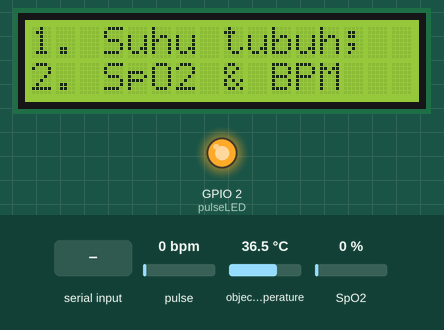
This sketch was run on a simulated ESP32. Shown: 16×2 character LCD, output pins drawn as LEDs (lit = HIGH). The test bench sets the inputs (shaded band); at power-on: pulse 0 bpm, SpO2 0 %, object temperature 36.5 °C. What the sketch prints to the serial monitor is not drawn.

Above: at 4.3 s.
4.4 s: "1" received over Serial
At 5.3 s:
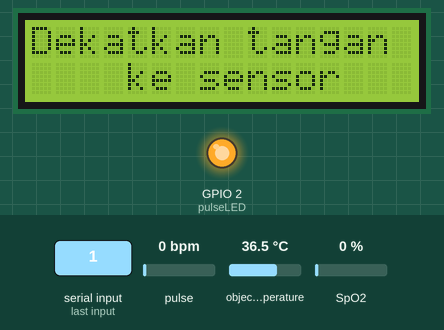
At 9.8 s:
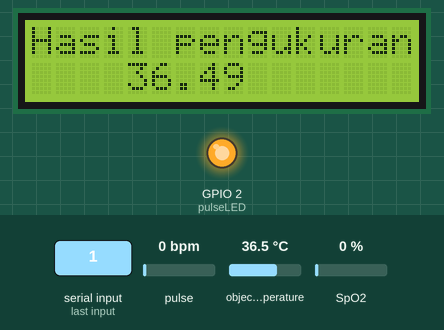
10.4 s: pulse set to 98 bpm
12.7 s: pulse set to 101 bpm
14.2 s: SpO2 set to 100 %
Timing chart, 0 to 17.2 s (numbered marks = the images above; inputs shaded):
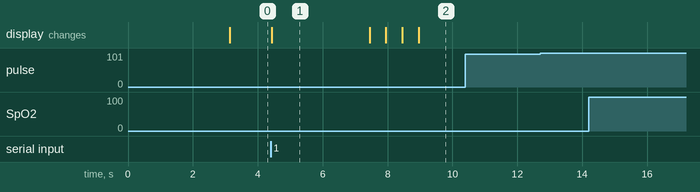

The sketch:

cobaAll.ino
```cpp
#define MAX_BRIGHTNESS 255
#define REPORTING_PERIOD_MS 1000

#include <Adafruit_MLX90614.h>
#include <LiquidCrystal_I2C.h>
#include <Wire.h>
#include <WiFi.h>
#include "MAX30105.h"
#include "spo2_algorithm.h"
#include "heartRate.h"

MAX30105 particleSensor;
LiquidCrystal_I2C lcd(0x27,16,2);

Adafruit_MLX90614 mlx = Adafruit_MLX90614();

//SENSOR MLX90614
float ambient_temp = 0.0;
float object_temp  = 0.0;

//SENSOR MAX30102
uint32_t irBuffer[100];
uint32_t redBuffer[100];
uint32_t tsLastReport = 0;

int32_t bufferLength;
int32_t spo2;
int32_t heartRate;

int8_t validSPO2;
int8_t validHeartRate;
int beatAvg;
int sp02Avg;

byte pulseLED = 2; //onboard led on esp32 nodemcu
byte readLED = 19;

long lastBeat = 0;

float beatsPerMinute;
float ledBlinkFreq;

void setup() {
  //SET UP MLX90614
  Serial.begin(9600);
  Serial.println("Adafruit MLX90614 test");
  lcd.begin();
  mlx.begin();
//  timer.setInterval(300L,sensor1);

  //SET UP MAX30102
  ledcSetup(0, 0, 8); // PWM Channel = 0, Initial PWM Frequency = 0Hz, Resolution = 8 bits
  ledcAttachPin(pulseLED, 0); //attach pulseLED pin to PWM Channel 0
  ledcWrite(0, 255);

  Serial.print("Initializing Pulse Oximeter..");

  if (!particleSensor.begin(Wire, I2C_SPEED_FAST)) //Use default I2C port, 400kHz speed
  {
    Serial.println(F("MAX30105 was not found. Please check wiring/power."));
    while (1);
  }
  byte ledBrightness = 50; //Options: 0=Off to 255=50mA
  byte sampleAverage = 1; //Options: 1, 2, 4, 8, 16, 32
  byte ledMode = 2; //Options: 1 = Red only, 2 = Red + IR, 3 = Red + IR + Green
  byte sampleRate = 100; //Options: 50, 100, 200, 400, 800, 1000, 1600, 3200
  int pulseWidth = 69; //Options: 69, 118, 215, 411
  int adcRange = 4096; //Options: 2048, 4096, 8192, 16384

  particleSensor.setup(ledBrightness, sampleAverage, ledMode, sampleRate, pulseWidth, adcRange);

  Wire.setClock(100000);

  Serial.println("\nSilahkan pilih pengukuran:");
  Serial.println("1. Suhu tubuh;");
  Serial.println("2. SpO2 & BPM");

  lcd.setCursor(0,0);
  lcd.print("Silahkan pilih");
  lcd.setCursor(0,1);
  lcd.print("pengukuran:");
  delay(3000);
  lcd.clear();
  lcd.setCursor(0,0);
  lcd.print("1. Suhu tubuh;");
  lcd.setCursor(0,1);
  lcd.print("2. SpO2 & BPM");
}

void sensor1(){
  mlx.begin();
  object_temp = mlx.readObjectTempC();

//    if(millis() / 1000 == 5){
//      lcd.setCursor(3,1);
//      lcd.print("       ...     ");
//    }
//    delay(500);
//
//
  lcd.setCursor(4,1);
  lcd.print(object_temp);

//  ambient_temp = mlx.readAmbientTempC();
//  Serial.print("Ambient Temp = ");
//  Serial.println(ambient_temp);
//  object_temp = mlx.readObjectTempC();
  Serial.print("Object Temp = ");
  Serial.println(object_temp);
}

void sensor2(){

  bufferLength = 100; //buffer length of 100 stores 4 seconds of samples running at 25sps

  //read the first 100 samples, and determine the signal range
  for (byte i = 0 ; i < bufferLength ; i++)
  {
    while (particleSensor.available() == false) //do we have new data?
      particleSensor.check(); //Check the sensor for new data

    redBuffer[i] = particleSensor.getRed();
    irBuffer[i] = particleSensor.getIR();
    particleSensor.nextSample(); //We're finished with this sample so move to next sample

    Serial.print(F("red="));
    Serial.print(redBuffer[i], DEC);
    Serial.print(F(", ir="));
    Serial.println(irBuffer[i], DEC);
  }

  //calculate heart rate and SpO2 after first 100 samples (first 4 seconds of samples)
  maxim_heart_rate_and_oxygen_saturation(irBuffer, bufferLength, redBuffer, &spo2, &validSPO2, &heartRate, &validHeartRate);

  //Continuously taking samples from MAX30102.  Heart rate and SpO2 are calculated every 1 second
  while (1)
  {
    //dumping the first 25 sets of samples in the memory and shift the last 75 sets of samples to the top
    for (byte i = 25; i < 100; i++)
    {
      redBuffer[i - 25] = redBuffer[i];
      irBuffer[i - 25] = irBuffer[i];
    }

    //take 25 sets of samples before calculating the heart rate.
    for (byte i = 75; i < 100; i++)
    {
      while (particleSensor.available() == false) //do we have new data?
        particleSensor.check(); //Check the sensor for new data

      digitalWrite(readLED, !digitalRead(readLED)); //Blink onboard LED with every data read

      redBuffer[i] = particleSensor.getRed();
      irBuffer[i] = particleSensor.getIR();
      particleSensor.nextSample(); //We're finished with this sample so move to next sample

      //send samples and calculation result to terminal program through UART
      Serial.print(F("red="));
      Serial.print(redBuffer[i], DEC);
      Serial.print(F(", ir="));
      Serial.print(irBuffer[i], DEC);

      Serial.print(F(", HR="));
      Serial.print(heartRate, DEC);

      Serial.print(F(", HRvalid="));
      Serial.print(validHeartRate, DEC);

      Serial.print(F(", SPO2="));
      Serial.print(spo2, DEC);

      Serial.print(F(", SPO2Valid="));
      Serial.println(validSPO2, DEC);
    }

    //After gathering 25 new samples recalculate HR and SP02
    maxim_heart_rate_and_oxygen_saturation(irBuffer, bufferLength, redBuffer, &spo2, &validSPO2, &heartRate, &validHeartRate);

//    if(irBuffer <
  }
}

void loop() {
  if (Serial.available() > 0) {
    int menu = Serial.read();

    switch(menu){
      case '1':
        lcd.clear();
        lcd.setCursor(0,0);
        lcd.print("Dekatkan tangan");
        lcd.setCursor(4,1);
        lcd.print("ke sensor");
        delay(3000);

        lcd.clear();
        lcd.setCursor(0,0);
        lcd.print("Hasil pengukuran");
        lcd.setCursor(6,1);
        for (int thisChar = 1; thisChar < 4; thisChar++) {
          lcd.print(thisChar);
          delay(500);
        }
//        delay(3000);
        lcd.setCursor(7,1);
        sensor1();
        break;

      case '2':
        sensor2();
        break;
    }
  }
}
```

Measured:
- after the input at 4.4 s, the display: changes at once (image 1)
- after the input at 10.4 s, every drawn part: stays the same
- after the input at 12.7 s, every drawn part: stays the same
- after the input at 14.2 s, every drawn part: stays the same
- what the display in image 1 shows lasts 3.0 s, from 4.4 s to 7.4 s
